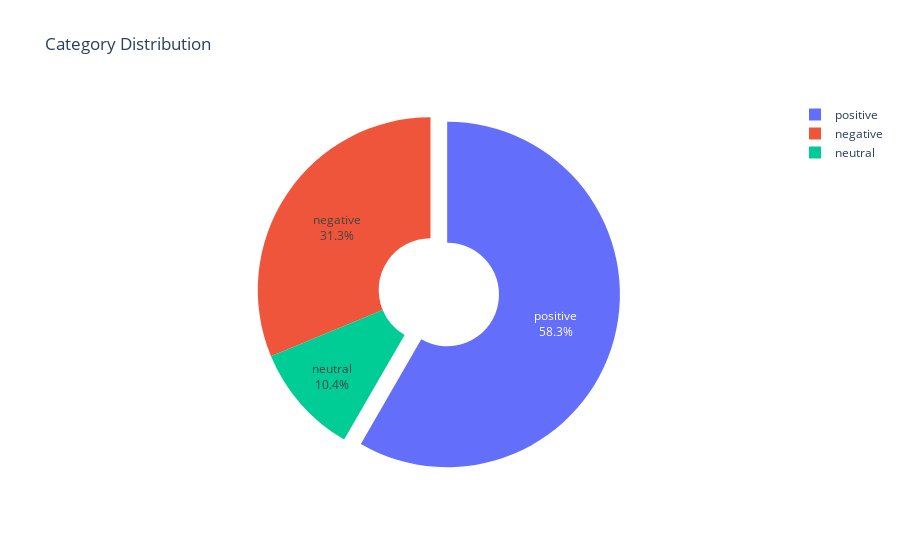

The notebook cell this image was saved under:
### Code cell
import plotly.graph_objs as go
import pandas as pd

# Hitung persentase setiap kategori
category_counts = df_valid['category'].value_counts(normalize=True) * 100

# Buat pie chart 3D
fig = go.Figure(data=[go.Pie(
    labels=category_counts.index, 
    values=category_counts.values, 
    hole=0.3, 
    textinfo='percent+label',
    pull=[0.1, 0, 0]  # Untuk menonjolkan segmen tertentu jika diinginkan
)])

fig.update_layout(title_text='Category Distribution')


fig.show()

### Figure 1 — Plotly figure (JSON) as saved in the notebook; plotly's stock layout.template omitted (floating-point values rounded to 4 significant figures)
{"data": [{"hole": 0.3, "labels": ["positive", "negative", "neutral"], "pull": [0.1, 0, 0], "textinfo": "percent+label", "type": "pie", "values": [58.33, 31.27, 10.4]}], "layout": {"title": {"text": "Category Distribution"}}}
